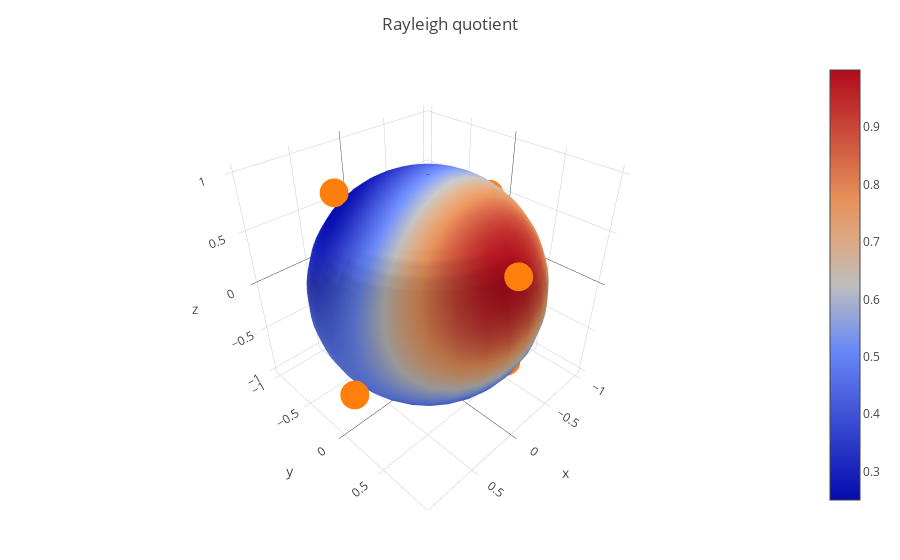

Here is the notebook cell this chart was saved with:
### Code cell
t = scatter3d(x=P[:,1], y=P[:,2], z=P[:,3],
    mode="markers", marker_size=10)

s = surface(x=x, y=y, z=z, surfacecolor=r)

l = Layout(title="Rayleigh quotient", 
    aspectratio=attr(x=1, y=1, z=1),
    scene_dragmode="orbit")

plot([s, t], l)

### Figure 1 — Plotly figure (JSON) as saved in the notebook; plotly's stock layout.template omitted (floating-point values rounded to 4 significant figures; data arrays with more than 128 entries replaced by an {"elided": "..."} marker saying what was removed)
{"data": [{"surfacecolor": {"elided": "32x32 float values"}, "type": "surface", "x": {"elided": "32x32 float values"}, "y": {"elided": "32x32 float values"}, "z": {"elided": "32x32 float values"}}, {"marker": {"size": 10}, "mode": "markers", "type": "scatter3d", "x": [-0.07014, 0.9898, 0.4747, 0.07014, -0.9898, -0.4747], "y": [-0.9366, 0.1942, -0.5433, 0.9366, -0.1942, 0.5433], "z": [-0.5726, -0.4388, 0.8304, 0.5726, 0.4388, -0.8304]}], "layout": {"aspectratio": {"x": 1, "y": 1, "z": 1}, "margin": {"b": 50, "l": 50, "r": 50, "t": 60}, "scene": {"dragmode": "orbit"}, "title": "Rayleigh quotient"}}
